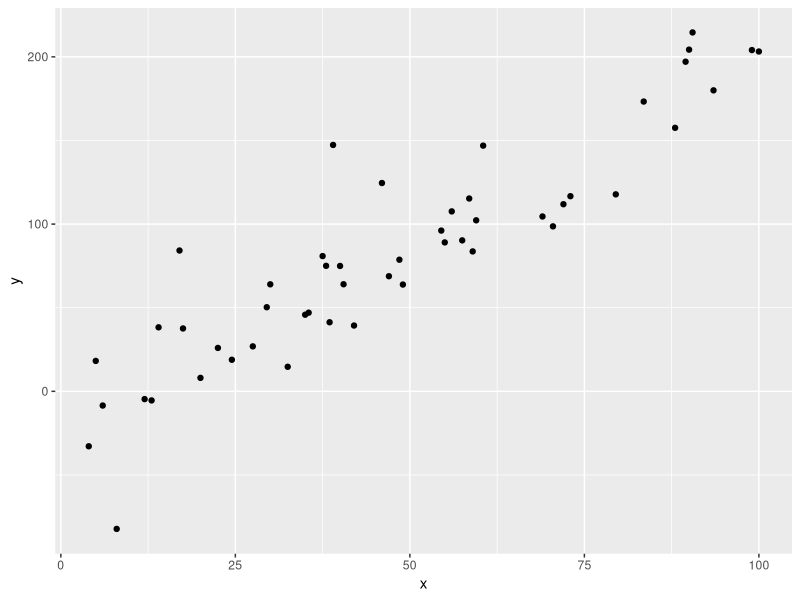
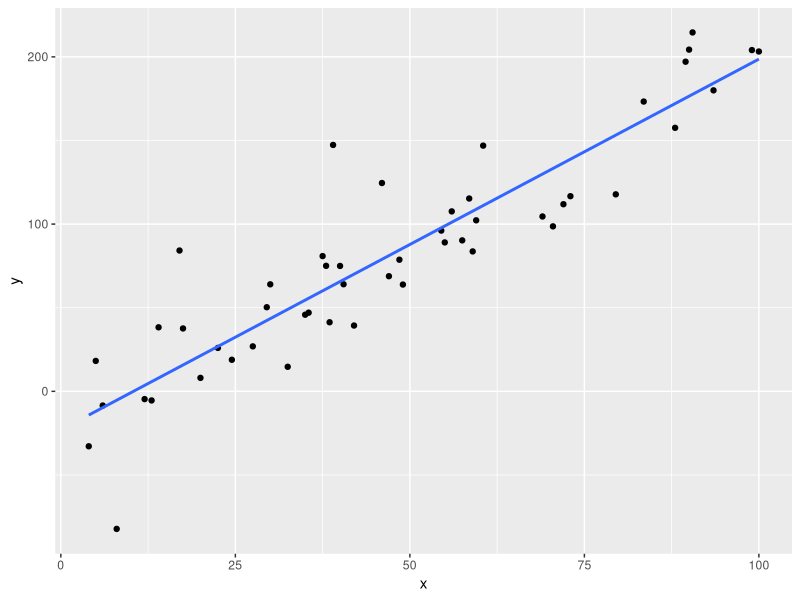

The R script that drew these images, in order:
## ---- chunk 1
library(tidyverse)
x <- sample(seq(1,100,.5),50)
y <- 2*x + rnorm(50,0,30)
ggplot(data.frame(x,y), aes(x = x, y = y)) + 
        geom_point()
## ---- chunk 2
ggplot(data.frame(x,y), aes(x = x, y = y)) + 
        geom_point() + 
  geom_smooth(method='lm', formula= y~x, se = F)
